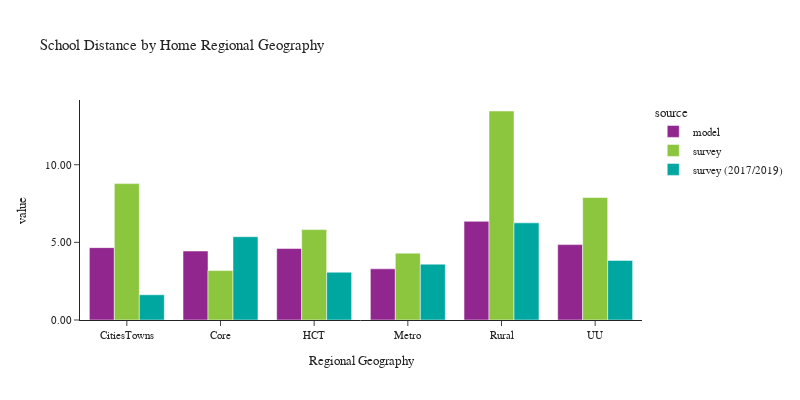

Here is the notebook cell this chart was saved with:
### Code cell
plot_school_location(df_students, 'rg_proposed_home', 'Home Regional Geography', 'Regional Geography')

### Figure 1 — Plotly figure (JSON) as saved in the notebook; plotly's stock layout.template omitted (floating-point values rounded to 4 significant figures)
{"data": [{"alignmentgroup": "True", "customdata": [[96012], [224914], [222327], [261680], [119764], [48779]], "hovertemplate": "source=model<br>rg_proposed_home=%{x}<br>value=%{y}<br>sample count=%{customdata[0]}<extra></extra>", "legendgroup": "model", "marker": {"color": "#91268F", "pattern": {"shape": ""}}, "name": "model", "offsetgroup": "model", "orientation": "v", "showlegend": true, "textposition": "auto", "type": "bar", "x": ["CitiesTowns", "Core", "HCT", "Metro", "Rural", "UU"], "xaxis": "x", "y": [4.66, 4.442, 4.602, 3.295, 6.354, 4.855], "yaxis": "y"}, {"alignmentgroup": "True", "customdata": [[44], [97], [174], [518], [67], [19]], "hovertemplate": "source=survey<br>rg_proposed_home=%{x}<br>value=%{y}<br>sample count=%{customdata[0]}<extra></extra>", "legendgroup": "survey", "marker": {"color": "#8CC63E", "pattern": {"shape": ""}}, "name": "survey", "offsetgroup": "survey", "orientation": "v", "showlegend": true, "textposition": "auto", "type": "bar", "x": ["CitiesTowns", "Core", "HCT", "Metro", "Rural", "UU"], "xaxis": "x", "y": [8.783, 3.182, 5.821, 4.306, 13.46, 7.89], "yaxis": "y"}, {"alignmentgroup": "True", "customdata": [[23], [154], [37], [200], [29], [8]], "hovertemplate": "source=survey (2017/2019)<br>rg_proposed_home=%{x}<br>value=%{y}<br>sample count=%{customdata[0]}<extra></extra>", "legendgroup": "survey (2017/2019)", "marker": {"color": "#00A7A0", "pattern": {"shape": ""}}, "name": "survey (2017/2019)", "offsetgroup": "survey (2017/2019)", "orientation": "v", "showlegend": true, "textposition": "auto", "type": "bar", "x": ["CitiesTowns", "Core", "HCT", "Metro", "Rural", "UU"], "xaxis": "x", "y": [1.625, 5.365, 3.079, 3.596, 6.255, 3.838], "yaxis": "y"}], "layout": {"barmode": "group", "font": {"size": 11}, "height": 400, "legend": {"title": {"text": "source"}, "tracegroupgap": 0}, "title": {"text": "School Distance by Home Regional Geography"}, "width": 800, "xaxis": {"anchor": "y", "domain": [0.0, 1.0], "title": {"text": "Regional Geography"}}, "yaxis": {"anchor": "x", "domain": [0.0, 1.0], "tickformat": ".2f", "title": {"text": "value"}}}}
